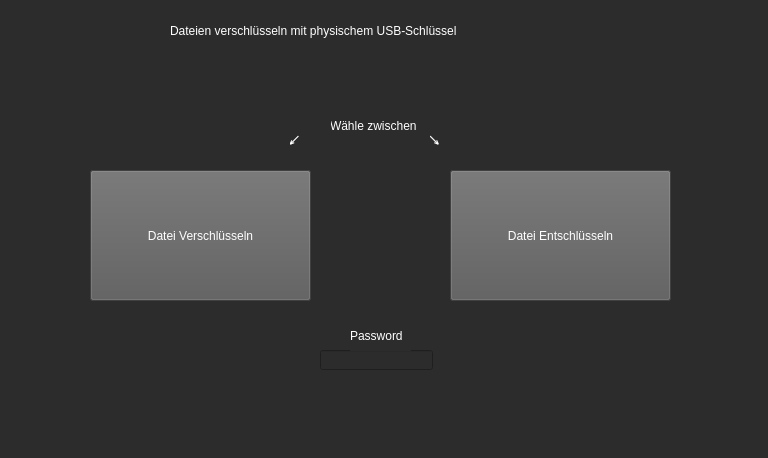
<?xml version="1.0" encoding="UTF-8"?>
<ui version="4.0">
 <class>MainWindow</class>
 <widget class="QMainWindow" name="MainWindow">
  <property name="geometry">
   <rect>
    <x>0</x>
    <y>0</y>
    <width>768</width>
    <height>458</height>
   </rect>
  </property>
  <property name="cursor">
   <cursorShape>ArrowCursor</cursorShape>
  </property>
  <property name="windowTitle">
   <string>USB_Verschlüsseler</string>
  </property>
  <property name="styleSheet">
   <string notr="true">background-color:rgb(44, 44, 44)</string>
  </property>
  <widget class="QWidget" name="centralwidget">
   <widget class="QPushButton" name="pushButton_Verschlsseln">
    <property name="geometry">
     <rect>
      <x>90</x>
      <y>170</y>
      <width>221</width>
      <height>131</height>
     </rect>
    </property>
    <property name="cursor">
     <cursorShape>PointingHandCursor</cursorShape>
    </property>
    <property name="styleSheet">
     <string notr="true"> color:rgb(255, 255, 255);
font: 75 12pt &quot;Comic Sans MS&quot;;background-color:rgb(90, 90, 90)</string>
    </property>
    <property name="text">
     <string>Datei Verschlüsseln</string>
    </property>
   </widget>
   <widget class="QPushButton" name="pushButton_Entschlsseln">
    <property name="geometry">
     <rect>
      <x>450</x>
      <y>170</y>
      <width>221</width>
      <height>131</height>
     </rect>
    </property>
    <property name="cursor">
     <cursorShape>PointingHandCursor</cursorShape>
    </property>
    <property name="styleSheet">
     <string notr="true"> color:rgb(255, 255, 255);
font: 75 12pt &quot;Comic Sans MS&quot;;background-color:rgb(90, 90, 90)</string>
    </property>
    <property name="text">
     <string>Datei Entschlüsseln</string>
    </property>
   </widget>
   <widget class="QLabel" name="label">
    <property name="geometry">
     <rect>
      <x>170</x>
      <y>-10</y>
      <width>471</width>
      <height>81</height>
     </rect>
    </property>
    <property name="styleSheet">
     <string notr="true">font: 75 13pt &quot;Comic Sans MS&quot;; color:rgb(255, 255, 255)</string>
    </property>
    <property name="text">
     <string>Dateien verschlüsseln mit physischem USB-Schlüssel</string>
    </property>
   </widget>
   <widget class="QLabel" name="label_2">
    <property name="geometry">
     <rect>
      <x>330</x>
      <y>90</y>
      <width>101</width>
      <height>71</height>
     </rect>
    </property>
    <property name="styleSheet">
     <string notr="true">font: 75 8pt &quot;Comic Sans MS&quot;; color:rgb(255, 255, 255)
</string>
    </property>
    <property name="text">
     <string>Wähle zwischen </string>
    </property>
   </widget>
   <widget class="QLabel" name="label_3">
    <property name="geometry">
     <rect>
      <x>290</x>
      <y>120</y>
      <width>41</width>
      <height>41</height>
     </rect>
    </property>
    <property name="styleSheet">
     <string notr="true">font: 75 28pt &quot;Comic Sans MS&quot;; color:rgb(255, 255, 255)</string>
    </property>
    <property name="text">
     <string>↙</string>
    </property>
   </widget>
   <widget class="QLabel" name="label_4">
    <property name="geometry">
     <rect>
      <x>430</x>
      <y>120</y>
      <width>41</width>
      <height>41</height>
     </rect>
    </property>
    <property name="styleSheet">
     <string notr="true">font: 75 28pt &quot;Comic Sans MS&quot;; color:rgb(255, 255, 255)</string>
    </property>
    <property name="text">
     <string>↘</string>
    </property>
   </widget>
   <widget class="QLineEdit" name="lineEdit">
    <property name="geometry">
     <rect>
      <x>320</x>
      <y>350</y>
      <width>113</width>
      <height>20</height>
     </rect>
    </property>
   </widget>
   <widget class="QLabel" name="label_5">
    <property name="geometry">
     <rect>
      <x>350</x>
      <y>320</y>
      <width>61</width>
      <height>31</height>
     </rect>
    </property>
    <property name="styleSheet">
     <string notr="true">font: 75 8pt &quot;Comic Sans MS&quot;; color:rgb(255, 255, 255)
</string>
    </property>
    <property name="text">
     <string>Password</string>
    </property>
   </widget>
  </widget>
  <widget class="QMenuBar" name="menubar">
   <property name="geometry">
    <rect>
     <x>0</x>
     <y>0</y>
     <width>768</width>
     <height>21</height>
    </rect>
   </property>
  </widget>
  <widget class="QStatusBar" name="statusbar"/>
 </widget>
 <resources/>
 <connections/>
</ui>
